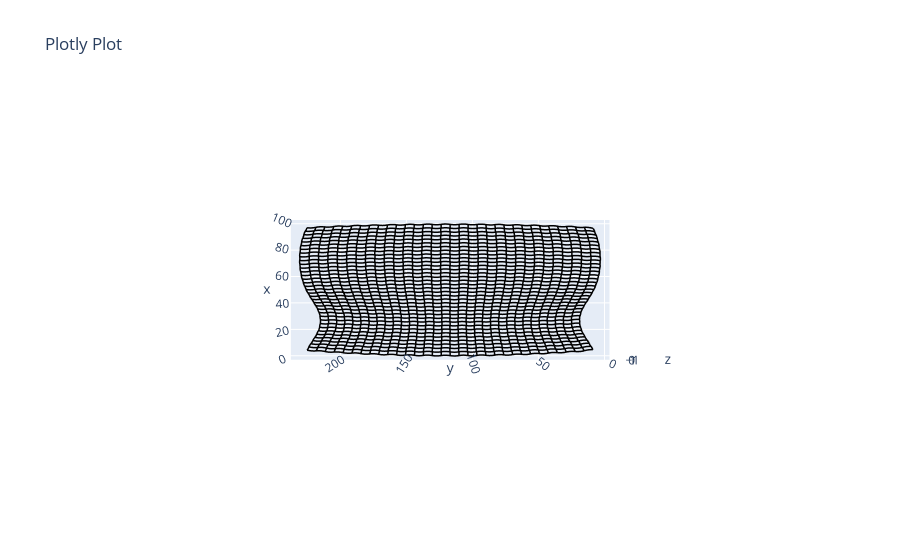

Here is the notebook cell this chart was saved with:
### Code cell
reference_point = [0,0,0]                         # The network will be scaler relative to this point
net.scale_vertices(reference_point, net.l_scalar, account_for_leafs=False) # If you don't provide a scalar, it will use network.l_scalar automatically. Note, that in this particular case, there are no leafs, so the last argument is not necessary.

#  You can plot the scaled network like this
# net.net_plot(color=True, plot_type='scaled')

# Determine the Radius and Angle of the circle that define the arc of each element
R, th = net.arc_param()
# for the arc length (net.l1 * net.l_scalar) is used unless specified otherwise, for the cord length (net.l0) is used unless specified otherwise
xyz = net.arc_points(n = 9) 

net.net_plot(color=True, plot_type='arcs', elables=False)
net.l_scalar

### Figure 1 — Plotly figure (JSON) as saved in the notebook; plotly's stock layout.template omitted (floating-point values rounded to 4 significant figures; data arrays with more than 128 entries replaced by an {"elided": "..."} marker saying what was removed)
{"data": [{"line": {"color": "black", "width": 3}, "mode": "lines", "type": "scatter3d", "x": {"elided": "23070 float values"}, "y": {"elided": "23070 float values"}, "z": {"elided": "23070 int values"}}], "layout": {"scene": {"aspectmode": "data", "camera": {"eye": {"x": 0, "y": 0, "z": 11.53}}}, "title": {"text": "Plotly Plot"}}}
